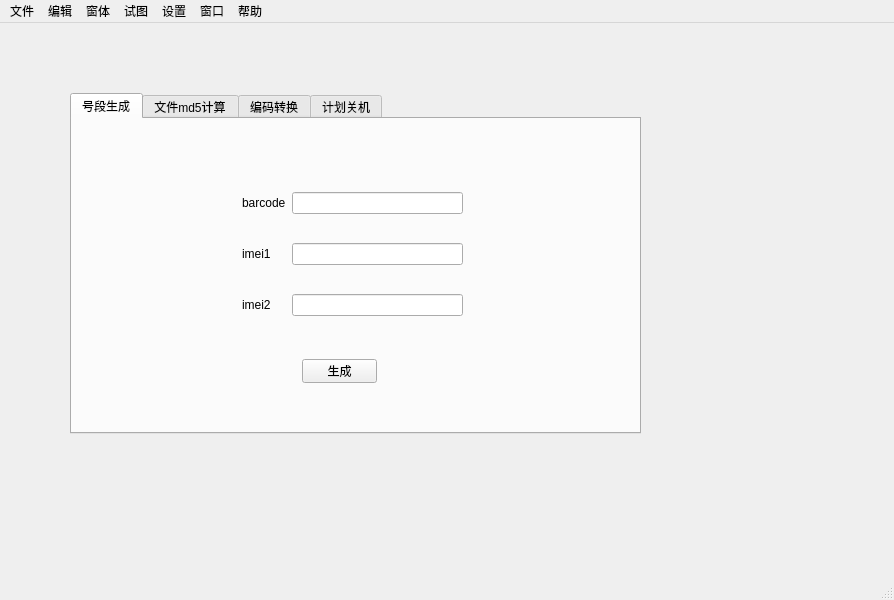
<?xml version="1.0" encoding="UTF-8"?>
<ui version="4.0">
 <class>MainWindow</class>
 <widget class="QMainWindow" name="MainWindow">
  <property name="geometry">
   <rect>
    <x>0</x>
    <y>0</y>
    <width>894</width>
    <height>600</height>
   </rect>
  </property>
  <property name="windowTitle">
   <string>MainWindow</string>
  </property>
  <widget class="QWidget" name="centralwidget">
   <widget class="QTabWidget" name="tabWidget">
    <property name="geometry">
     <rect>
      <x>70</x>
      <y>70</y>
      <width>571</width>
      <height>341</height>
     </rect>
    </property>
    <property name="currentIndex">
     <number>0</number>
    </property>
    <widget class="QWidget" name="tab">
     <attribute name="title">
      <string>号段生成</string>
     </attribute>
     <widget class="QWidget" name="gridLayoutWidget">
      <property name="geometry">
       <rect>
        <x>170</x>
        <y>50</y>
        <width>221</width>
        <height>171</height>
       </rect>
      </property>
      <layout class="QGridLayout" name="gridLayout">
       <item row="1" column="0">
        <widget class="QLabel" name="label_2">
         <property name="text">
          <string>barcode</string>
         </property>
        </widget>
       </item>
       <item row="3" column="1">
        <widget class="QLineEdit" name="lineEdit_2"/>
       </item>
       <item row="1" column="1">
        <widget class="QLineEdit" name="lineEdit"/>
       </item>
       <item row="3" column="0">
        <widget class="QLabel" name="label">
         <property name="text">
          <string>imei1</string>
         </property>
        </widget>
       </item>
       <item row="4" column="0">
        <widget class="QLabel" name="label_3">
         <property name="text">
          <string>imei2</string>
         </property>
        </widget>
       </item>
       <item row="4" column="1">
        <widget class="QLineEdit" name="lineEdit_3"/>
       </item>
      </layout>
     </widget>
     <widget class="QPushButton" name="pushButton">
      <property name="geometry">
       <rect>
        <x>230</x>
        <y>240</y>
        <width>75</width>
        <height>24</height>
       </rect>
      </property>
      <property name="text">
       <string>生成</string>
      </property>
     </widget>
    </widget>
    <widget class="QWidget" name="tab_3">
     <attribute name="title">
      <string>文件md5计算</string>
     </attribute>
    </widget>
    <widget class="QWidget" name="tab_4">
     <attribute name="title">
      <string>编码转换</string>
     </attribute>
    </widget>
    <widget class="QWidget" name="tab_2">
     <attribute name="title">
      <string>计划关机</string>
     </attribute>
    </widget>
   </widget>
  </widget>
  <widget class="QMenuBar" name="menubar">
   <property name="geometry">
    <rect>
     <x>0</x>
     <y>0</y>
     <width>894</width>
     <height>22</height>
    </rect>
   </property>
   <widget class="QMenu" name="menu">
    <property name="title">
     <string>文件</string>
    </property>
   </widget>
   <widget class="QMenu" name="menu_2">
    <property name="title">
     <string>编辑</string>
    </property>
   </widget>
   <widget class="QMenu" name="menu_3">
    <property name="title">
     <string>窗体</string>
    </property>
   </widget>
   <widget class="QMenu" name="menu_4">
    <property name="title">
     <string>试图</string>
    </property>
   </widget>
   <widget class="QMenu" name="menu_5">
    <property name="title">
     <string>设置</string>
    </property>
   </widget>
   <widget class="QMenu" name="menu_6">
    <property name="title">
     <string>窗口</string>
    </property>
   </widget>
   <widget class="QMenu" name="menu_7">
    <property name="title">
     <string>帮助</string>
    </property>
   </widget>
   <addaction name="menu"/>
   <addaction name="menu_2"/>
   <addaction name="menu_3"/>
   <addaction name="menu_4"/>
   <addaction name="menu_5"/>
   <addaction name="menu_6"/>
   <addaction name="menu_7"/>
  </widget>
  <widget class="QStatusBar" name="statusbar"/>
 </widget>
 <resources/>
 <connections/>
</ui>
